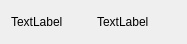
<?xml version="1.0" encoding="UTF-8"?>
<ui version="4.0">
 <class>WasteDischargeValve</class>
 <widget class="QWidget" name="WasteDischargeValve">
  <property name="geometry">
   <rect>
    <x>0</x>
    <y>0</y>
    <width>187</width>
    <height>44</height>
   </rect>
  </property>
  <property name="windowTitle">
   <string>Form</string>
  </property>
  <layout class="QGridLayout" name="gridLayout">
   <item row="0" column="1">
    <widget class="QLabel" name="label_2">
     <property name="text">
      <string>TextLabel</string>
     </property>
    </widget>
   </item>
   <item row="0" column="0">
    <widget class="QLabel" name="label">
     <property name="text">
      <string>TextLabel</string>
     </property>
    </widget>
   </item>
  </layout>
 </widget>
 <resources/>
 <connections/>
</ui>
